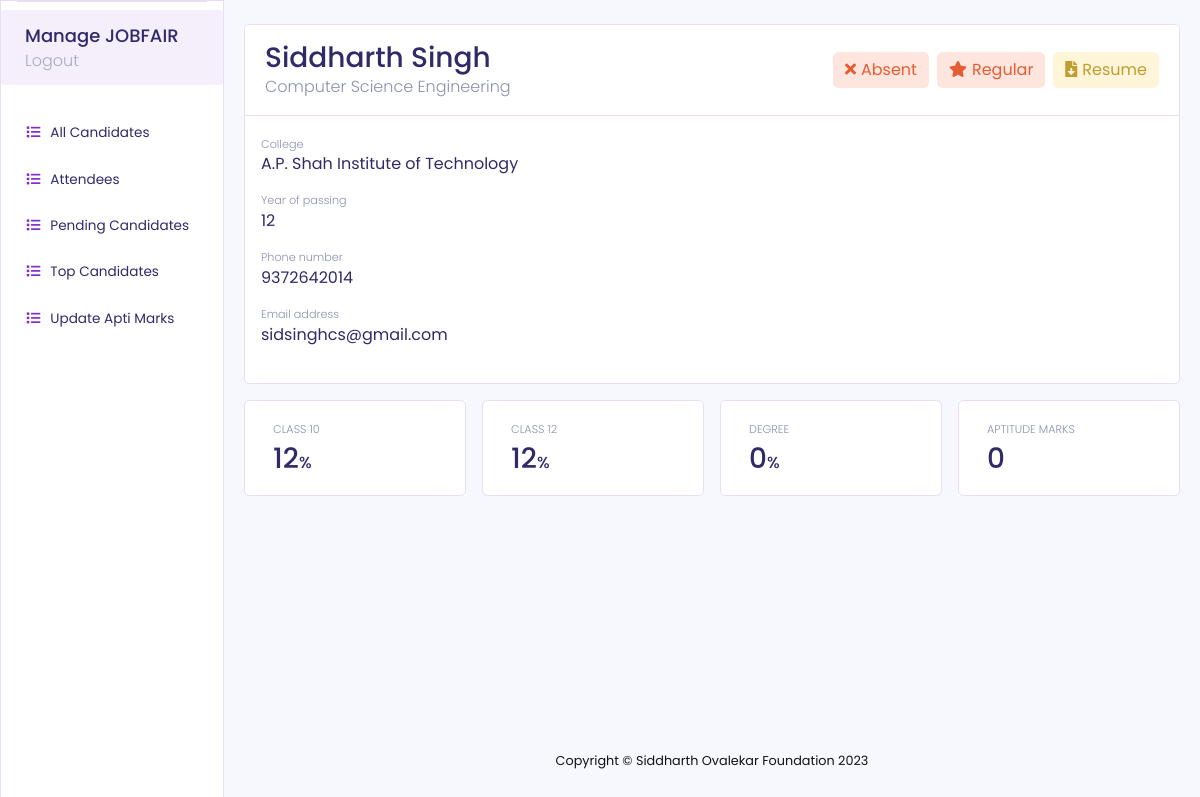
The app's page /admin/view.php?phone=9372642014 (signed in), older data.
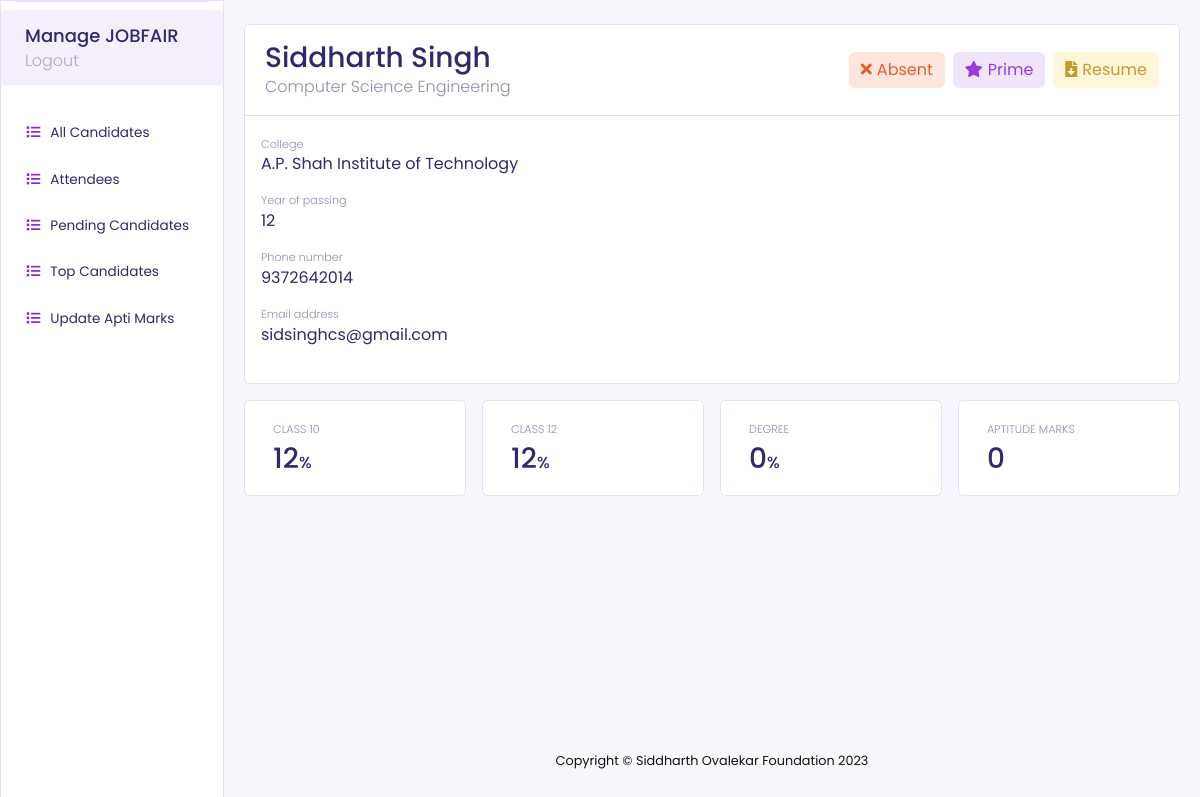
The same page, newer data.
### tables this page shows
CREATE TABLE `students` (
  `id` int(11) NOT NULL,
  `first_name` varchar(50) NOT NULL,
  `last_name` varchar(50) NOT NULL,
  `phone` bigint(15) NOT NULL,
  `email` varchar(500) NOT NULL,
  `college` varchar(250) NOT NULL,
  `category` varchar(100) NOT NULL,
  `field` varchar(300) NOT NULL,
  `tenth_marks` float NOT NULL,
  `twelfth_marks` float NOT NULL DEFAULT 0,
  `degree_marks` float NOT NULL DEFAULT 0,
  `year_of_passing` int(11) NOT NULL,
  `path` varchar(1000) NOT NULL,
  `dob` date NOT NULL,
  `attended` int(11) NOT NULL DEFAULT 0,
  `top` int(11) NOT NULL DEFAULT 0,
  `apti_marks` int(11) NOT NULL DEFAULT 0
);

### admin/partial.php (called while the page is built, shortened)
<?php
  $url = "/sof_new/sof2023";
?>

### admin/view.php (the view, shortened to what this page needs)
<?php
    include("partial.php");
?>
<?php
    if(!(isset($_GET["phone"]))){
        header('Location: ' . $_SERVER['HTTP_REFERER']);
    }else{
        $phone = $_GET['phone'];
        $query = "select * from students where phone=$phone";
        $res = mysqli_query($conn, $query);
        if(mysqli_num_rows($res) < 1){
            $message = "No such student exists";
        }else{
            $res = $res->fetch_assoc();
        }
    }
?>
<!DOCTYPE html>
<html lang="en">
<head>
    <link href="assets/vendor/fontawesome-free/css/all.min.css" rel="stylesheet" type="text/css">
    <link href="assets/css/sb-admin-2.min.css" rel="stylesheet">
</head>
<body id="page-top">
    <div id="wrapper">
<?php include("./sidebar.php"); ?>
        <div id="content-wrapper" class="d-flex flex-column">
            <div id="content">
                <div class="container-fluid mt-md-4">
                    <div class="row">
                        <div class="col-xl-12 col-lg-12">
                            <div class="card ">
                                <div
                                    class="card-header mystudentcard py-3 d-flex flex-row align-items-center justify-content-between bg-white">
                                    <div class="">
                                        <h3 class="m-0 font-weight-medium" style="color:#302a68;"><?php echo $res["first_name"] . " " . $res["last_name"]; ?></h3>
                                        <p class="m-0 font-weight-light" style="color:#8c90ae;"><?php echo $res["field"]; ?></p>
                                    </div>
                                    <div class="dropdown mystudentcardoperations no-arrow d-flex ">
                                        <?php
                                            if($res["attended"] == 1){
                                                echo '<a style="background-color: #d8efe2!important;border: none; cursor:default;" class="btn btn-success btn-icon-split ml-sm-0">
                                                <span class="text" style="color: #39b16d;font-weight: 400;"><i class="fas fa-check" style="margin-right: 5px;"></i>Present</span>
                                            </a>';
                                            }else{
                                                echo '<a style="background-color: #fee5dd!important;border: none; cursor:default;" class="btn btn-success btn-icon-split ml-sm-0">
                                                <span class="text" style="color: #e55d34;font-weight: 400;"><i class="fas fa-times" style="margin-right: 5px;"></i>Absent</span>
                                            </a>';
                                            }
                                        ?>
                                        <?php
                                            if($res["top"] == 1){
                                                echo '<a style="background-color: #F0E5F8!important;border: none; cursor:default;" class="btn btn-danger mx-2 btn-icon-split">
                                                <span class="text" style="color:#973cdd"><i class="fas fa-star" style="margin-right: 5px;"></i>Prime</span>
                                            </a>  ';
                                            }else{
                                                echo '<a style="background-color: #fee5dd!important;border: none; cursor:default;" class="btn btn-danger mx-2 btn-icon-split">
                                                <span class="text" style="color:#e55d34"><i class="fas fa-star" style="margin-right: 5px;"></i>Regular</span>
                                            </a>  ';
                                            }
                                        ?>
                                        <a href="<?php echo $url. "/".$res["path"]; ?>" target="_blank" style="background-color: #fff5d8!important;border: none;" class="btn btn-danger btn-icon-split">
                                            <span class="text" style="color:#c19c2f"><i class="fas fa-file-download" style="margin-right: 5px;"></i>Resume</span>
                                        </a>
                                    </div>
                                </div>
                                <div class="card-body">
                                    <div class="row">
                                    <div class="col-lg-12 col-xl-12">
                                        <div class="mb-3">
                                            <p class="m-0 font-weight-light text-xs" style="color:#8c90ae;">College</p>
                                            <p style="color: #302a68;"><?php echo $res["college"]; ?></p>
                                        </div>
                                        <div class="mb-3">
                                            <p class="m-0 font-weight-light text-xs" style="color:#8c90ae;">Year of passing</p>
                                            <p style="color: #302a68;"><?php echo $res["year_of_passing"]; ?></p>
                                        </div>
                                        <div class="mb-3">
                                            <p class="m-0 font-weight-light text-xs" style="color:#8c90ae;">Phone number</p>
                                            <p style="color: #302a68;"><?php echo $res["phone"]; ?></p>
                                        </div>
                                        <div class="mb-3">
                                            <p class="m-0 font-weight-light text-xs" style="color:#8c90ae;">Email address</p>
                                            <p style="color: #302a68;"><?php echo $res["email"]; ?></p>
                                        </div>
                                    </div>
                                </div>
                                </div>
                            </div>
                        </div>
                    </div>
                    <div class="row">
                        <div class="col-lg-3 col-md-6 col-xs-12 py-1 py-md-2 py-lg-3">
                            <div class="card " style="padding: 20px;background-color: #fff;">
                                <div class="col mr-2 d-flex h-100" style="flex-direction: column;justify-content:end!important;">
                                    <div class="text-xs mycardsubtitle font-weight-light text-uppercase mb-1" style="color:#8c90ae">Class 10 </div>
                                    <h3 class="m-0 font-weight-medium" style="color: #302a68;"><?php echo $res["tenth_marks"]; ?><span style="font-size:16px">%</span></h3>
                                </div>
                            </div>
                        </div>
                        <div class="col-lg-3 col-md-6 col-xs-12 py-1 py-md-2 py-lg-3">
                            <div class="card " style="padding: 20px;background-color: #fff;">
                                <div class="col mr-2 d-flex h-100" style="flex-direction: column;justify-content:end!important;">
                                    <div class="text-xs mycardsubtitle font-weight-light text-uppercase mb-1" style="color:#8c90ae">Class 12 </div>
                                    <h3 class="m-0 font-weight-medium" style="color: #302a68;"><?php echo $res["twelfth_marks"]; ?><span style="font-size:16px">%</span></h3>
                                </div>
                            </div>
                        </div>
                        <div class="col-lg-3 col-md-6 col-xs-12 py-1 py-md-2 py-lg-3">
                            <div class="card " style="padding: 20px;background-color: #fff;">
                                <div class="col mr-2 d-flex h-100" style="flex-direction: column;justify-content:end!important;">
                                    <div class="text-xs mycardsubtitle font-weight-light text-uppercase mb-1" style="color:#8c90ae">Degree </div>
                                    <h3 class="m-0 font-weight-medium" style="color: #302a68;"><?php echo $res["degree_marks"]; ?><span style="font-size:16px">%</span></h3>
                                </div>
                            </div>
                        </div>
                        <div class="col-lg-3 col-md-6 col-xs-12 py-1 py-md-2 py-lg-3">
                            <div class="card " style="padding: 20px;background-color: #fff;">
                                <div class="col mr-2 d-flex h-100" style="flex-direction: column;justify-content:end!important;">
                                    <div class="text-xs mycardsubtitle font-weight-light text-uppercase mb-1" style="color:#8c90ae">Aptitude Marks </div>
                                    <h3 class="m-0 font-weight-medium" style="color: #302a68;"><?php echo $res["apti_marks"]; ?><span style="font-size:16px"></span></h3>
                                </div>
                            </div>
                        </div>
                    </div>
                </div>
            </div>
            <footer class="sticky-footer">
                <div class="container my-auto">
                    <div class="copyright text-center my-auto">
                        <span>Copyright &copy; Siddharth Ovalekar Foundation 2023</span>
                    </div>
                </div>
            </footer>
        </div>
    </div>
</body>
</html>

### admin/sidebar.php (shortened to what this page needs)
<ul class="navbar-nav sidebar sidebar-dark accordion" style="background-color: #fff;    border: 1px solid #eadbf6;" id="accordionSidebar">
<li class="nav-item mt-2">
    <a class="nav-link d-flex flex-column p-0">
        <div class="" style="background-color:#f5eefb;padding: 0.75rem 1.5rem;border-radius: 4px;">
            <span style="font-weight: 500;font-size: 18px;color:#302a68;display: block;">Manage JOBFAIR</span>
            <?php if (isset($_COOKIE["username"])){
                echo '<a href="logout.php" style="font-weight: 300;color:#a8acc2">Logout</a>';
            } ?>
        </div>
    </a>
</li>
<li class="nav-item mt-4">
    <a href="index.php" class="nav-link">
        <i class="fas fa-fw fa-list"></i>
        <span>All Candidates</span>
    </a>
</li>
<li class="nav-item">
    <a class="nav-link">
    <i class="fas fa-fw fa-list"></i>
        <span>Attendees</span>
    </a>
</li>
<li class="nav-item">
    <a class="nav-link">
    <i class="fas fa-fw fa-list"></i>
        <span>Pending Candidates</span>
    </a>
</li>
<li class="nav-item">
    <a href="top.php" class="nav-link">
    <i class="fas fa-fw fa-list"></i>
        <span>Top Candidates</span>
    </a>
</li>
<li class="nav-item">
    <a href="marks.php" class="nav-link">
    <i class="fas fa-fw fa-list"></i>
        <span>Update Apti Marks</span>
    </a>
</li>
</ul>

Row changes from the older to the newer data that the page shows:
changed students "Siddharth": top 0 → 1 (drawn)
Text that changed along with them:
text no longer shown: "Regular"
text now shown: "Prime"
